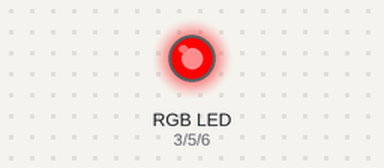
This sketch was run on a simulated Arduino Uno, built with avr-gcc and run on an emulated ATmega328P. Shown: an RGB LED mixed from three pins (HIGH = lit).

Above: at 0.15 s.
At 5.26 s:
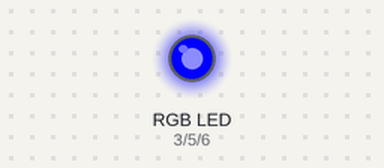
At 10.38 s:
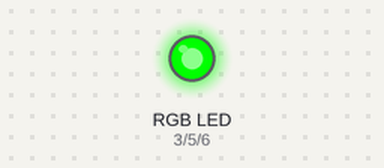
At 20.01 s:
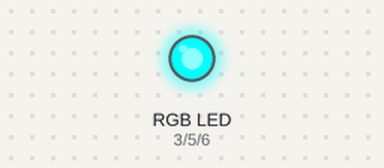
At 29.94 s:
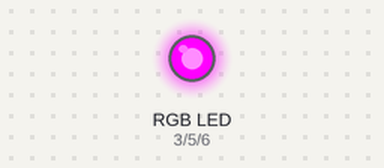
At 39.86 s:
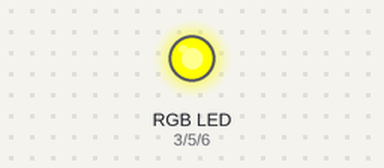
Timing chart, 0 to 40.0 s (numbered marks = the images above):
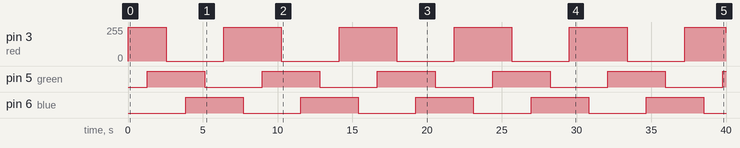

The sketch:

RGB_LED_rainbow.ino
```cpp
//Gabriel Staples
//5 June 2014

const byte red = 3;
const byte green = 5;//9;
const byte blue = 6;//10;

void setup()
{
  Serial.begin(115200);
  pinMode(red,OUTPUT);
  pinMode(green,OUTPUT);
  pinMode(blue,OUTPUT);
}

void loop()
{
//  //test each color w/digitalWrite
//  digitalWrite(red,HIGH);
//  delay(500);
//  digitalWrite(red,LOW);
//
//  digitalWrite(green,HIGH);
//  delay(500);
//  digitalWrite(green,LOW);
//
//  digitalWrite(blue,HIGH);
//  delay(500);
//  digitalWrite(blue,LOW);

//  //test each color w/analogWrite
//  //going up
//  for (int i=0; i<256; i++)
//  {
//    analogWrite(red,i);
//    delay(5);
//  }
//  //going down
//  for (int i=255; i>=0; i--)
//  {
//    analogWrite(red,i);
//    delay(5);
//  }
//
//  //going up
//  for (int i=0; i<256; i++)
//  {
//    analogWrite(green,i);
//    delay(5);
//  }
//  //going down
//  for (int i=255; i>=0; i--)
//  {
//    analogWrite(green,i);
//    delay(5);
//  }
//
//  //going up
//  for (int i=0; i<256; i++)
//  {
//    analogWrite(blue,i);
//    delay(5);
//  }
//  //going down
//  for (int i=255; i>=0; i--)
//  {
//    analogWrite(blue,i);
//    delay(5);
//  }

  //make a rainbow
  //local variables
  unsigned int short_delay = 5; //ms; delay between changing of each PWM value
  unsigned int long_delay = 1; //ms; delay after each primary color, and principal mixed color (ie: red, green, blue, and yellow, cyan, magenta)
  //start with full red, and slowly add in green
  analogWrite(red,255);
  //here it is red
  delay(long_delay); //pause here to briefly show full red
  for (int i=0; i<256; i++)
  {
    analogWrite(green,i);
    delay(short_delay);
  }
  //once green is all added in, slowly subtract red
  //here it is yellow (red and green are full on)
  delay(long_delay); //pause here to briefly show full yellow
  //going down
  for (int i=255; i>=0; i--)
  {
    analogWrite(red,i);
    delay(short_delay);
  }
  //once red is all out, slowly add in blue
  //here it is green
  delay(long_delay); //pause here to briefly show full green
  //going up
  for (int i=0; i<256; i++)
  {
    analogWrite(blue,i);
    delay(short_delay);
  }
  //once blue is all in, slowly subtract green
  //here it is cyan (green and blue are full on)
  delay(long_delay); //pause here to briefly show full cyan
  //going down
  for (int i=255; i>=0; i--)
  {
    analogWrite(green,i);
    delay(short_delay);
  }
  //once green is all out, slowly add in red
  //here it is blue
  delay(long_delay); //pause here to briefly show full blue
  //going up
  for (int i=0; i<256; i++)
  {
    analogWrite(red,i);
    delay(short_delay);
  }
  //once red is all in, slowly subtract blue
  //here it is magenta (blue and red are full on)
  delay(long_delay); //pause here to briefly show full magenta
  //going down
  for (int i=255; i>=0; i--)
  {
    analogWrite(blue,i);
    delay(short_delay);
  }
  //now, you are left with just red, so start back over

}
```

Measured:
- by itself, pin 3 (red): 0/255 → 255/255 at 0.00 s, → 0/255 2.6 s later, → 255/255 3.9 s later, → 0/255 3.9 s later, … (12 changes in this stretch)
- by itself, pin 5 (green), pin 6 (blue): alternates HIGH for 3.9 s and LOW for 3.9 s
